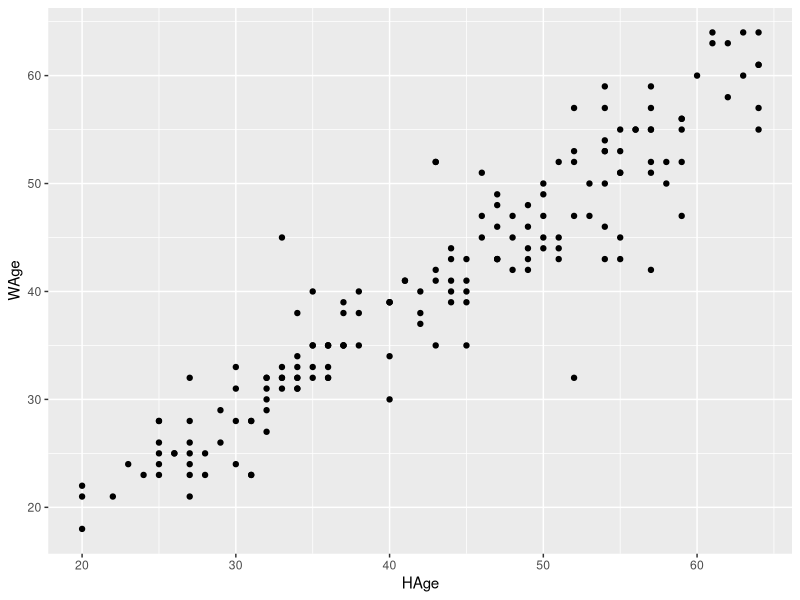
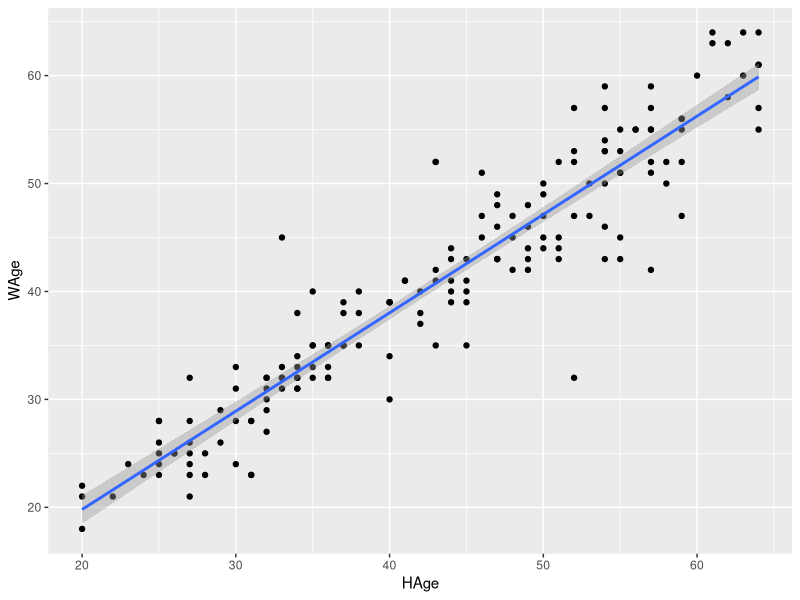
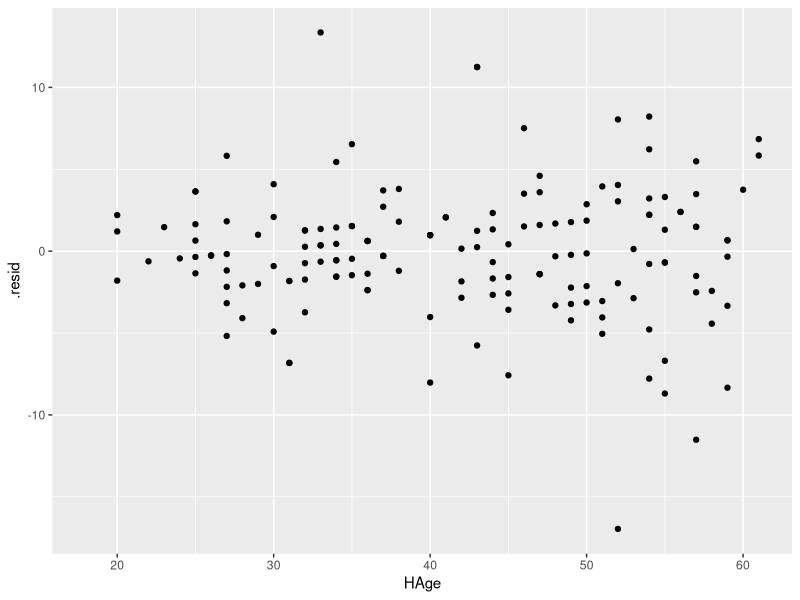
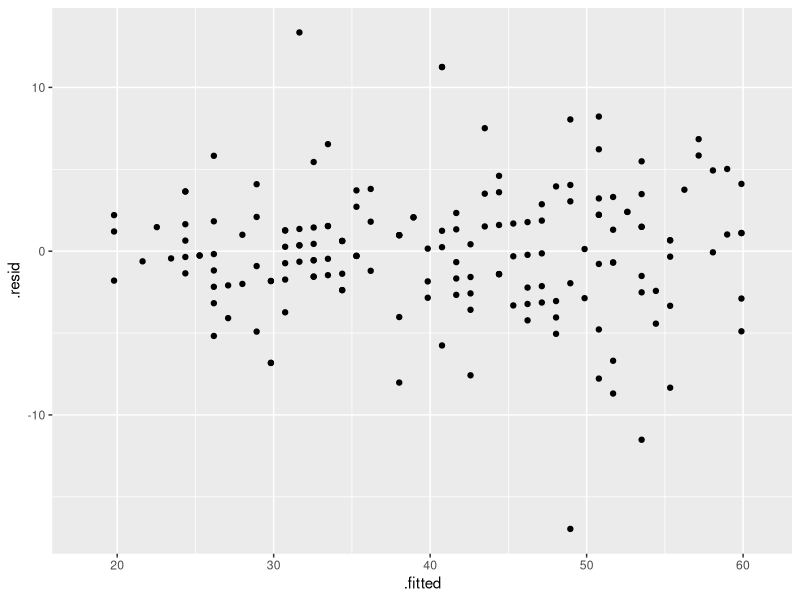

Write R code to recreate these figures, in order.
## ---- chunk 1
HWData <- read.csv("Age.csv", row.name = 1) # Husband and Wife Data
head(HWData)
## ---- chunk 2
library(ggplot2)
qplot(HAge, WAge, data = HWData)
## ---- chunk 3
fit <- lm(WAge ~ HAge, data = HWData) # Regress Wife Age against Husband Age
## ---- chunk 4
summary(fit) 
## ---- chunk 5
qplot(HAge, WAge, data = HWData) + geom_smooth(method = "lm")
## ---- chunk 6
names(fit) # Show all 13 elements
## ---- chunk 7
qplot(HAge, .resid, data = fit) + xlim(18, 61) 
qplot(.fitted, .resid, data = fit) + xlim(18, 61)
## ---- chunk 8
confint(fit)
